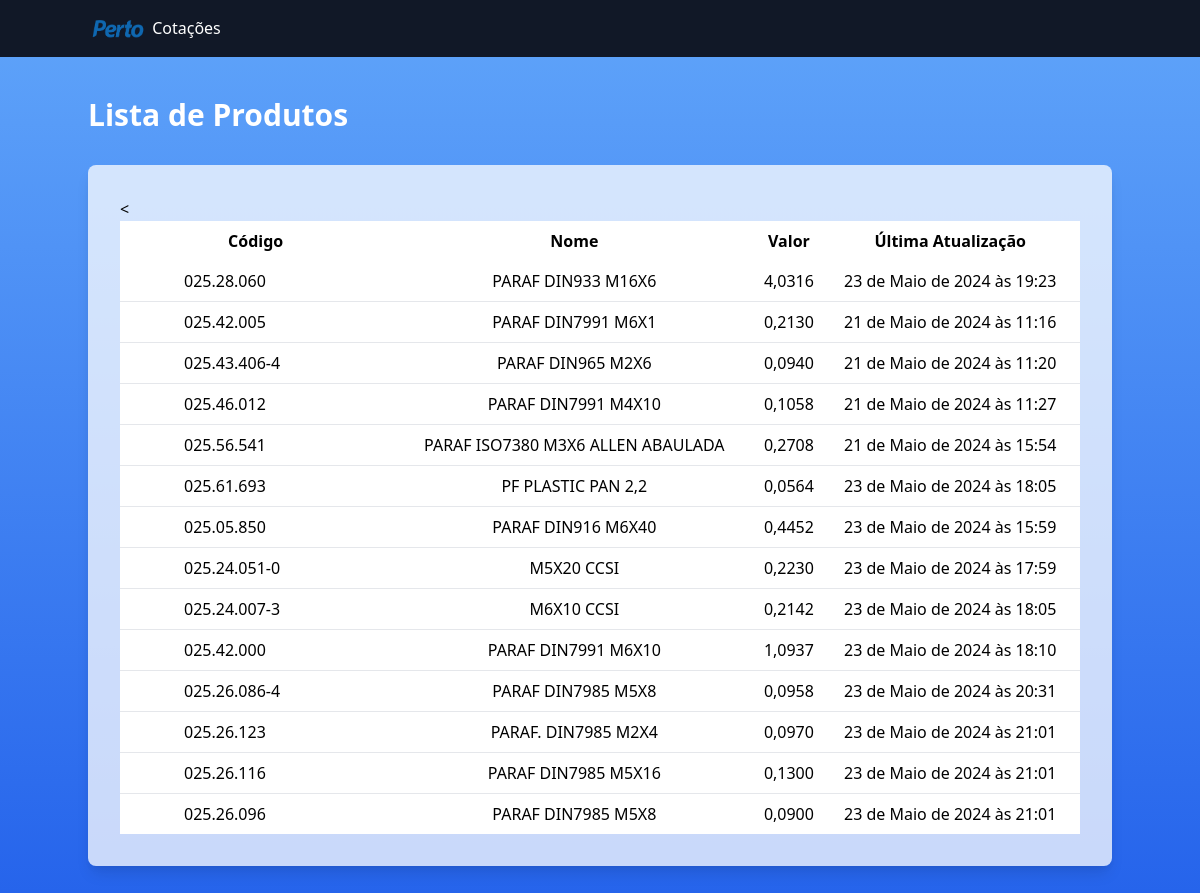
/produtos/listar/, run on an earlier commit of the app's database.
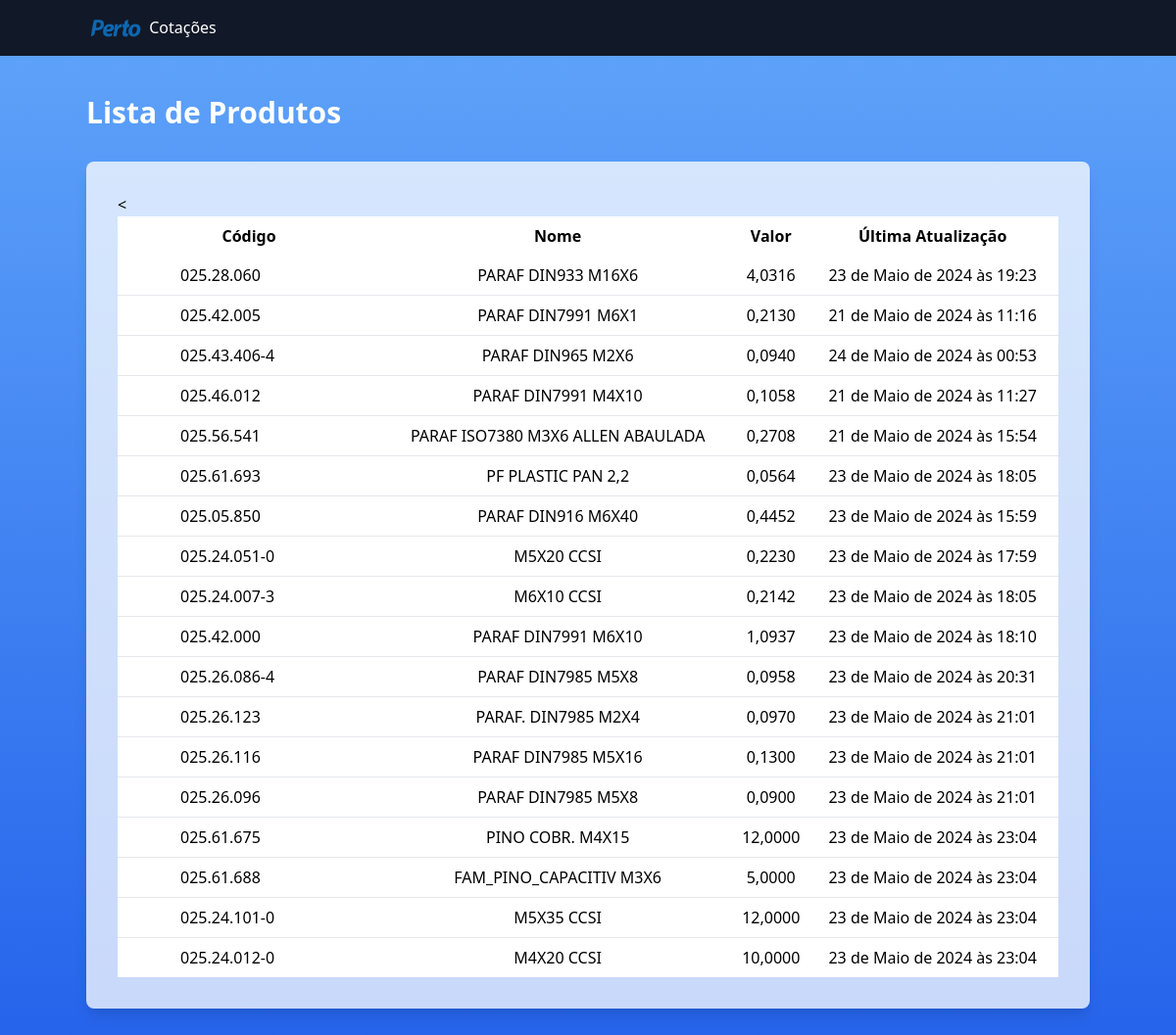
And on a later commit of the database.
### produtos/models.py (models this page shows, shortened)
class Produto(models.Model):
    codigo = models.CharField(max_length=20, unique=True)
    nome = models.CharField(max_length=100)
    descricao_longa = models.TextField()
    valor = models.DecimalField(max_digits=10, decimal_places=4)
    data_ultima_atualizacao = models.DateTimeField(auto_now=True)
    cotacao_efetivada = models.BooleanField(default=False)
    valor_efetivacao = models.DecimalField(max_digits=10, decimal_places=2, null=True, blank=True)
    data_efetivacao = models.DateField(null=True, blank=True)

### produtos/views.py (the view)
# urls.py: path('listar/', views.listar_produtos, name='listar_produtos'),  # Nova URL para listar produtos
def listar_produtos(request):
    produtos = Produto.objects.all()
    return render(request, 'produtos/listar_produtos.html', {'produtos': produtos})

### produtos/templates/produtos/listar_produtos.html (shortened to what this page needs)
{% load static %}
<!DOCTYPE html>
<html>
<head>
    <link rel="stylesheet" href="https://cdnjs.cloudflare.com/ajax/libs/font-awesome/5.15.4/css/all.min.css">
    <link href="https://cdn.jsdelivr.net/npm/tailwindcss@2.2.19/dist/tailwind.min.css" rel="stylesheet">
    <script src="https://cdn.jsdelivr.net/npm/tailwindcss@2.2.19/dist/tailwind.min.js"></script>
</head>
<body class="bg-gradient-to-b from-blue-400 to-blue-600">
    <nav class="bg-gray-900 text-white">
        <div class="container mx-auto py-4">
            <a class="navbar-brand" href="{% url 'consultar_produto' %}">
                <img src="{% static 'bootstrap/css/logo-perto.png' %}" alt="Logo" width="60" height="34" class="inline-block align-text-top">
                Cotações
            </a>
        </div>
    </nav>
    <div class="container mx-auto py-10">
        <h1 class="text-3xl font-bold mb-8 text-white">Lista de Produtos</h1>
        <div class="bg-white bg-opacity-75 p-8 rounded-lg shadow-lg">
            <table class="min-w-full bg-white">
                <thead>
                    <tr>
                        <th class="py-2">Código</th>
                        <th class="py-2">Nome</th>
                        <th class="py-2">Valor</th>
                        <th class="py-2">Última Atualização</th>
                    </tr>
                </thead>
                <<tbody class="divide-y divide-cyan-600 text-center">
                    {% for produto in produtos %}
                    <tr class="hover:bg-gray-200 cursor-pointer" onclick="openModal('{{ produto.codigo }}')">
                        <td class="py-2 p-16 text-justify">{{ produto.codigo }}</td>
                        <td class="py-2">{{ produto.nome }}</td>
                        <td class="py-2">{{ produto.valor }}</td>
                        <td class="py-2">{{ produto.data_ultima_atualizacao }}</td>
                    </tr>
                    {% endfor %}
                </tbody>
            </table>
        </div>
    </div>
</body>
</html>

What changed in the data, as far as the page shows it:
changed Produto "PARAF DIN965 M2X6": data_ultima_atualizacao "21 de Maio de 2024 às 11:20" → "24 de Maio de 2024 às 00:53"
added Produto: codigo "025.61.675", nome "PINO COBR. M4X15", valor "12,0000", data_ultima_atualizacao "23 de Maio de 2024 às 23:04"
added Produto: codigo "025.61.688", nome "FAM_PINO_CAPACITIV M3X6", valor "5,0000", data_ultima_atualizacao "23 de Maio de 2024 às 23:04"
added Produto: codigo "025.24.101-0", nome "M5X35 CCSI", valor "12,0000", data_ultima_atualizacao "23 de Maio de 2024 às 23:04"
added Produto: codigo "025.24.012-0", nome "M4X20 CCSI", valor "10,0000", data_ultima_atualizacao "23 de Maio de 2024 às 23:04"
